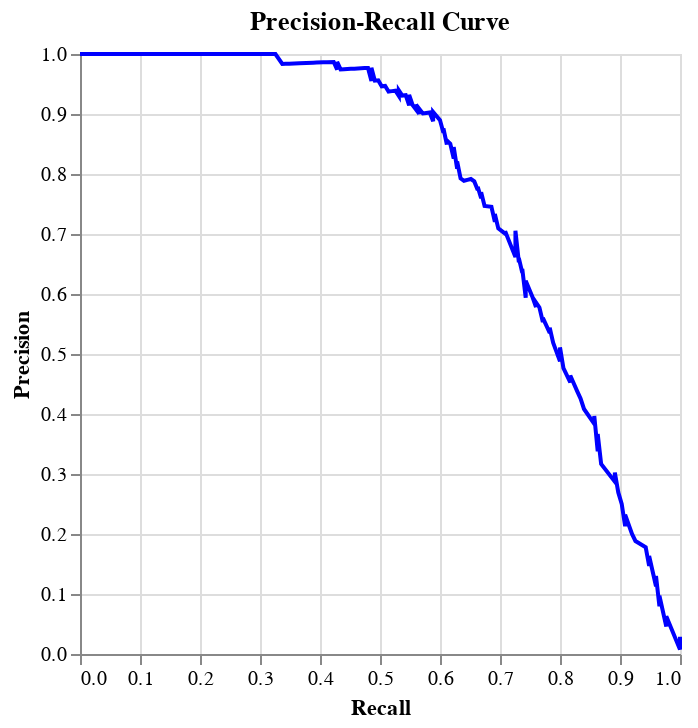

Notebook code for this chart:
### Code cell
# Plot Precision-Recall Curve
precision, recall, _ = precision_recall_curve(y_test, y_pred_proba)
pr_data = pd.DataFrame({
    'Precision': precision,
    'Recall': recall
})
pr_curve = alt.Chart(pr_data).mark_line(color='blue').encode(
    x='Recall',
    y='Precision'
).properties(
    title='Precision-Recall Curve'
)
pr_curve

### Figure 1 — Vega-Lite specification as saved in the notebook (floating-point values rounded to 4 significant figures; data arrays with more than 128 entries replaced by an {"elided": "..."} marker saying what was removed)
{"config": {"view": {"continuousWidth": 300, "continuousHeight": 300}}, "data": {"name": "data-8feab9d2d03dc722c562e9b6663083f1"}, "mark": {"type": "line", "color": "blue"}, "encoding": {"x": {"field": "Recall", "type": "quantitative"}, "y": {"field": "Precision", "type": "quantitative"}}, "title": "Precision-Recall Curve", "$schema": "https://vega.github.io/schema/vega-lite/v5.17.0.json", "datasets": {"data-8feab9d2d03dc722c562e9b6663083f1": {"elided": "158 records"}}}
